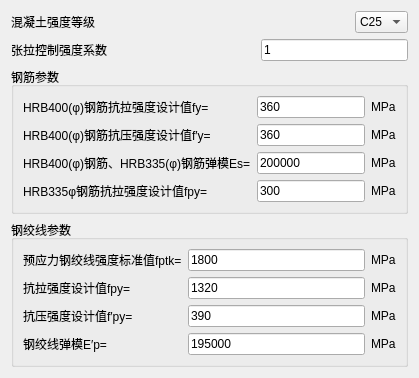
            <widget class="QWidget" name="tab">
             <property name="sizePolicy">
              <sizepolicy hsizetype="Expanding" vsizetype="Expanding">
               <horstretch>0</horstretch>
               <verstretch>2</verstretch>
              </sizepolicy>
             </property>
             <attribute name="title">
              <string>材料常数表</string>
             </attribute>
             <layout class="QVBoxLayout" name="verticalLayout_4">
              <item>
               <layout class="QHBoxLayout" name="horizontalLayout">
                <item>
                 <widget class="QLabel" name="label">
                  <property name="text">
                   <string>混凝土强度等级</string>
                  </property>
                 </widget>
                </item>
                <item>
                 <spacer name="horizontalSpacer_4">
                  <property name="orientation">
                   <enum>Qt::Horizontal</enum>
                  </property>
                  <property name="sizeHint" stdset="0">
                   <size>
                    <width>40</width>
                    <height>20</height>
                   </size>
                  </property>
                 </spacer>
                </item>
                <item>
                 <widget class="QComboBox" name="comboBox">
                  <property name="currentIndex">
                   <number>3</number>
                  </property>
                  <item>
                   <property name="text">
                    <string>C15</string>
                   </property>
                  </item>
                  <item>
                   <property name="text">
                    <string>C35</string>
                   </property>
                  </item>
                  <item>
                   <property name="text">
                    <string>C20</string>
                   </property>
                  </item>
                  <item>
                   <property name="text">
                    <string>C25</string>
                   </property>
                  </item>
                  <item>
                   <property name="text">
                    <string>C30</string>
                   </property>
                  </item>
                  <item>
                   <property name="text">
                    <string>C40</string>
                   </property>
                  </item>
                  <item>
                   <property name="text">
                    <string>C50</string>
                   </property>
                  </item>
                 </widget>
                </item>
               </layout>
              </item>
              <item>
               <layout class="QHBoxLayout" name="horizontalLayout_2">
                <item>
                 <widget class="QLabel" name="label_2">
                  <property name="text">
                   <string>张拉控制强度系数</string>
                  </property>
                 </widget>
                </item>
                <item>
                 <spacer name="horizontalSpacer_5">
                  <property name="orientation">
                   <enum>Qt::Horizontal</enum>
                  </property>
                  <property name="sizeHint" stdset="0">
                   <size>
                    <width>40</width>
                    <height>20</height>
                   </size>
                  </property>
                 </spacer>
                </item>
                <item>
                 <widget class="QLineEdit" name="lineEdit">
                  <property name="text">
                   <string>1</string>
                  </property>
                  <property name="placeholderText">
                   <string>1</string>
                  </property>
                 </widget>
                </item>
               </layout>
              </item>
              <item>
               <widget class="QGroupBox" name="groupBox">
                <property name="title">
                 <string>钢筋参数</string>
                </property>
                <layout class="QHBoxLayout" name="horizontalLayout_4">
                 <item>
                  <layout class="QGridLayout" name="gridLayout">
                   <item row="0" column="0">
                    <widget class="QLabel" name="label_3">
                     <property name="text">
                      <string>HRB400(φ)钢筋抗拉强度设计值fy=</string>
                     </property>
                    </widget>
                   </item>
                   <item row="0" column="1">
                    <widget class="QLineEdit" name="lineEdit_2">
                     <property name="text">
                      <string>360</string>
                     </property>
                     <property name="placeholderText">
                      <string>360</string>
                     </property>
                    </widget>
                   </item>
                   <item row="0" column="2">
                    <widget class="QLabel" name="label_11">
                     <property name="text">
                      <string>MPa</string>
                     </property>
                    </widget>
                   </item>
                   <item row="1" column="0">
                    <widget class="QLabel" name="label_4">
                     <property name="text">
                      <string>HRB400(φ)钢筋抗压强度设计值f′y=</string>
                     </property>
                    </widget>
                   </item>
                   <item row="1" column="1">
                    <widget class="QLineEdit" name="lineEdit_3">
                     <property name="text">
                      <string>360</string>
                     </property>
                     <property name="placeholderText">
                      <string>360</string>
                     </property>
                    </widget>
                   </item>
                   <item row="1" column="2">
                    <widget class="QLabel" name="label_12">
                     <property name="text">
                      <string>MPa</string>
                     </property>
                    </widget>
                   </item>
                   <item row="2" column="0">
                    <widget class="QLabel" name="label_5">
                     <property name="text">
                      <string>HRB400(φ)钢筋、HRB335(φ)钢筋弹模Es=</string>
                     </property>
                    </widget>
                   </item>
                   <item row="2" column="1">
                    <widget class="QLineEdit" name="lineEdit_4">
                     <property name="text">
                      <string>200000</string>
                     </property>
                     <property name="placeholderText">
                      <string>200000</string>
                     </property>
                    </widget>
                   </item>
                   <item row="2" column="2">
                    <widget class="QLabel" name="label_13">
                     <property name="text">
                      <string>MPa</string>
                     </property>
                    </widget>
                   </item>
                   <item row="3" column="0">
                    <widget class="QLabel" name="label_6">
                     <property name="text">
                      <string>HRB335φ钢筋抗拉强度设计值fpy=</string>
                     </property>
                    </widget>
                   </item>
                   <item row="3" column="1">
                    <widget class="QLineEdit" name="lineEdit_5">
                     <property name="text">
                      <string>300</string>
                     </property>
                     <property name="placeholderText">
                      <string>300</string>
                     </property>
                    </widget>
                   </item>
                   <item row="3" column="2">
                    <widget class="QLabel" name="label_14">
                     <property name="text">
                      <string>MPa</string>
                     </property>
                    </widget>
                   </item>
                  </layout>
                 </item>
                </layout>
               </widget>
              </item>
              <item>
               <widget class="QGroupBox" name="groupBox_2">
                <property name="title">
                 <string>钢绞线参数</string>
                </property>
                <layout class="QVBoxLayout" name="verticalLayout_2">
                 <item>
                  <layout class="QGridLayout" name="gridLayout_2">
                   <item row="0" column="0">
                    <widget class="QLabel" name="label_7">
                     <property name="text">
                      <string>预应力钢绞线强度标准值fptk=</string>
                     </property>
                    </widget>
                   </item>
                   <item row="0" column="1">
                    <widget class="QLineEdit" name="lineEdit_6">
                     <property name="text">
                      <string>1800</string>
                     </property>
                     <property name="placeholderText">
                      <string>1800</string>
                     </property>
                    </widget>
                   </item>
                   <item row="0" column="2">
                    <widget class="QLabel" name="label_15">
                     <property name="text">
                      <string>MPa</string>
                     </property>
                    </widget>
                   </item>
                   <item row="1" column="0">
                    <widget class="QLabel" name="label_8">
                     <property name="text">
                      <string>抗拉强度设计值fpy=</string>
                     </property>
                    </widget>
                   </item>
                   <item row="1" column="1">
                    <widget class="QLineEdit" name="lineEdit_7">
                     <property name="text">
                      <string>1320</string>
                     </property>
                     <property name="placeholderText">
                      <string>1320</string>
                     </property>
                    </widget>
                   </item>
                   <item row="1" column="2">
                    <widget class="QLabel" name="label_16">
                     <property name="text">
                      <string>MPa</string>
                     </property>
                    </widget>
                   </item>
                   <item row="2" column="0">
                    <widget class="QLabel" name="label_9">
                     <property name="text">
                      <string>抗压强度设计值f′py=</string>
                     </property>
                    </widget>
                   </item>
                   <item row="2" column="1">
                    <widget class="QLineEdit" name="lineEdit_8">
                     <property name="text">
                      <string>390</string>
                     </property>
                     <property name="placeholderText">
                      <string>390</string>
                     </property>
                    </widget>
                   </item>
                   <item row="2" column="2">
                    <widget class="QLabel" name="label_17">
                     <property name="text">
                      <string>MPa</string>
                     </property>
                    </widget>
                   </item>
                   <item row="3" column="0">
                    <widget class="QLabel" name="label_10">
                     <property name="text">
                      <string>钢绞线弹模E′p=</string>
                     </property>
                    </widget>
                   </item>
                   <item row="3" column="1">
                    <widget class="QLineEdit" name="lineEdit_9">
                     <property name="text">
                      <string>195000</string>
                     </property>
                     <property name="placeholderText">
                      <string>195000</string>
                     </property>
                    </widget>
                   </item>
                   <item row="3" column="2">
                    <widget class="QLabel" name="label_18">
                     <property name="text">
                      <string>MPa</string>
                     </property>
                    </widget>
                   </item>
                  </layout>
                 </item>
                </layout>
               </widget>
              </item>
             </layout>
            </widget>
